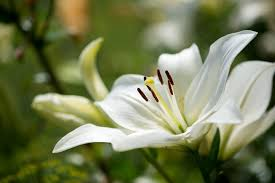
#> input picture IP LAB/img1.jpeg, 275 x 183 px
$ python histogram_equalisation.py
#> lines starting #> are read from the running program, lines starting #| are printed output that depends on the picture
import cv2
import numpy as np
import matplotlib
matplotlib.use('TKAgg')
import matplotlib.pyplot as plt

img=cv2.imread('img1.jpeg',0)
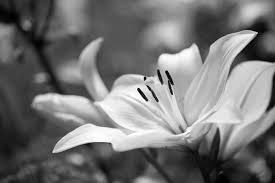
#> img: shape (183, 275); min 0, max 255, mean 116.8
min_intensity=np.min(img)
#> min_intensity = 0
max_intensity=np.max(img)
#> max_intensity = 255
stretched_img=(((img-min_intensity)/(max_intensity-min_intensity))*255).astype(np.uint8)
equalized_img=cv2.equalizeHist(img)
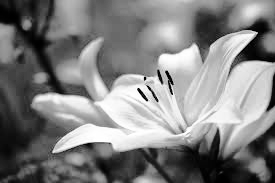
#> equalized_img: shape (183, 275); min 0, max 255, mean 128

hist_original=cv2.calcHist([img],[0],None,[256],[0,255])
#> hist_original = 256 values, max 604 at index 85, min 0 at index 255, mean 196.4
hist_stretched=cv2.calcHist([stretched_img],[0],None,[256],[0,255])
#> hist_stretched has the same summary as hist_original
hist_equalized=cv2.calcHist([equalized_img],[0],None,[256],[0,255])
#> hist_equalized = 256 values, max 604 at index 108, min 0 at index 24, mean 196.2

plt.figure(figsize=(12,8))

plt.subplot(231)
plt.title('original image')
plt.imshow(img, cmap='gray')
plt.axis('off')

plt.subplot(232)
plt.title('stretched image')
plt.imshow(stretched_img,cmap='gray')
plt.axis('off')

plt.subplot(233)
plt.title('equalized image')
plt.imshow(equalized_img,cmap='gray')
plt.axis('off')

plt.subplot(234)
plt.title('histogram original')
plt.plot(hist_original)
plt.xlim([0,256])

plt.subplot(235)
plt.title('histogram stretched')
plt.plot(hist_stretched)
plt.xlim([0,256])


plt.subplot(236)
plt.title('histogram equalised')
plt.plot(hist_equalized)
plt.xlim([0,256])
plt.show()
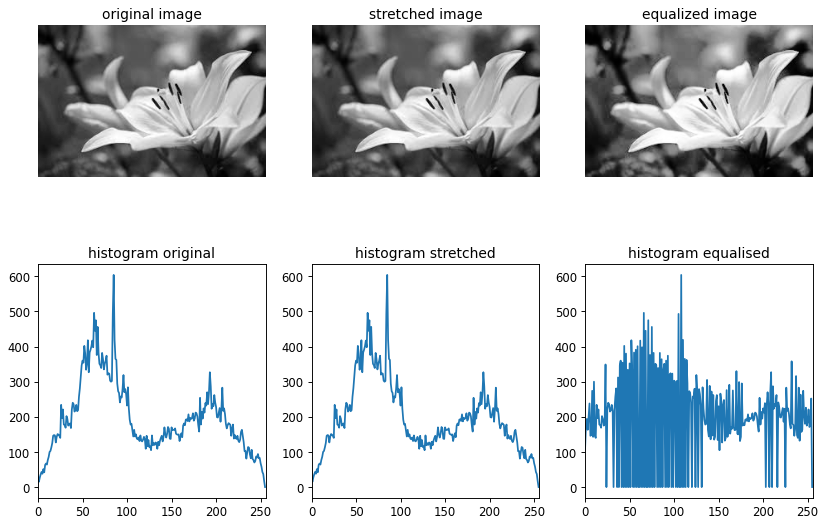
#> figure drawn by matplotlib, 6 panels; panel 4: curve peaks at x = 85, y = 604; panel 5: curve peaks at x = 85, y = 604; panel 6: curve peaks at x = 108, y = 604

$ run again, with IP LAB/img2.jpeg copied over IP LAB/img1.jpeg
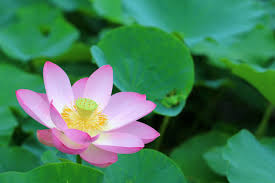
#> input picture IP LAB/img2.jpeg, 275 x 183 px
#> `img=cv2.imread('img1.jpeg',0)`:
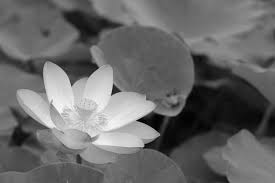
#> img: shape (183, 275); min 0, max 253, mean 104.6
#> min_intensity = 0
#> max_intensity = 253
#> `equalized_img=cv2.equalizeHist(img)`:
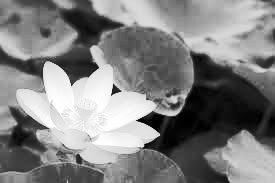
#> equalized_img: shape (183, 275); min 0, max 255, mean 128.4
#> hist_original = 256 values, max 848 at index 91, min 0 at index 252, mean 196.6
#> hist_stretched = 256 values, max 848 at index 91, min 0 at index 127, mean 196.6
#> hist_equalized = 256 values, max 848 at index 90, min 0 at index 5, mean 196.1

$ run again, with IP LAB/img3.jpeg copied over IP LAB/img1.jpeg
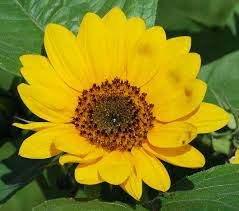
#> input picture IP LAB/img3.jpeg, 239 x 211 px
#> `img=cv2.imread('img1.jpeg',0)`:
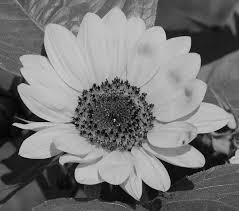
#> img: shape (211, 239); min 0, max 224, mean 118.2
#> min_intensity = 0
#> max_intensity = 224
#> `equalized_img=cv2.equalizeHist(img)`:
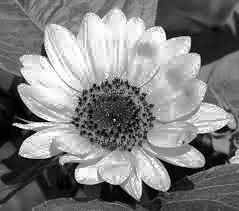
#> equalized_img: shape (211, 239); min 0, max 255, mean 128.4
#> hist_original = 256 values, max 1093 at index 185, min 0 at index 211, mean 197
#> hist_stretched = 256 values, max 1093 at index 210, min 0 at index 8, mean 197
#> hist_equalized = 256 values, max 1093 at index 216, min 0 at index 8, mean 196.6

$ run again, with IP LAB/img4.jpeg copied over IP LAB/img1.jpeg
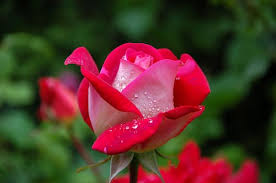
#> input picture IP LAB/img4.jpeg, 276 x 183 px
#> `img=cv2.imread('img1.jpeg',0)`:
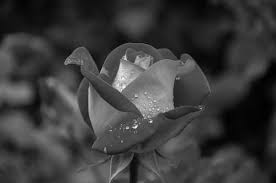
#> img: shape (183, 276); min 0, max 251, mean 59.5
#> min_intensity = 0
#> max_intensity = 251
#> `equalized_img=cv2.equalizeHist(img)`:
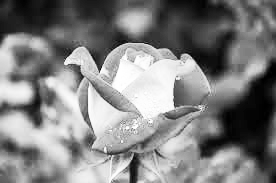
#> equalized_img: shape (183, 276); min 0, max 255, mean 128.5
#> hist_original = 256 values, max 677 at index 56, min 0 at index 222, mean 197.3
#> hist_stretched = 256 values, max 677 at index 56, min 0 at index 63, mean 197.3
#> hist_equalized = 256 values, max 677 at index 129, min 0 at index 3, mean 196.9
